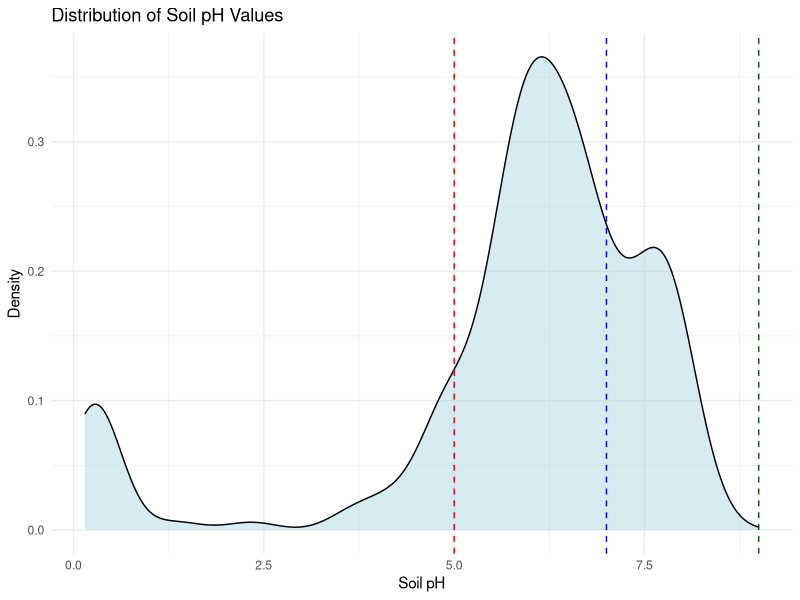

The R source for this figure:
# Load package
library(ggplot2)

# Import table
density_function <- read.csv("CIB_Soil_Chemistry_pH.csv")
head(density_function)

# Create plot
ggplot(density_function, aes(x = pH)) + 
  geom_density(fill = "lightblue", alpha = 0.5) + 
  
  geom_vline(xintercept = 5, linetype = "dashed", color = "red") + 
  geom_vline(xintercept = 7, linetype = "dashed", color = "blue") + 
  geom_vline(xintercept = 9, linetype = "dashed", color = "darkgreen") + 
  
  theme_minimal() + 
  labs(title = "Distribution of Soil pH Values", x = "Soil pH", y = "Density"
  )
